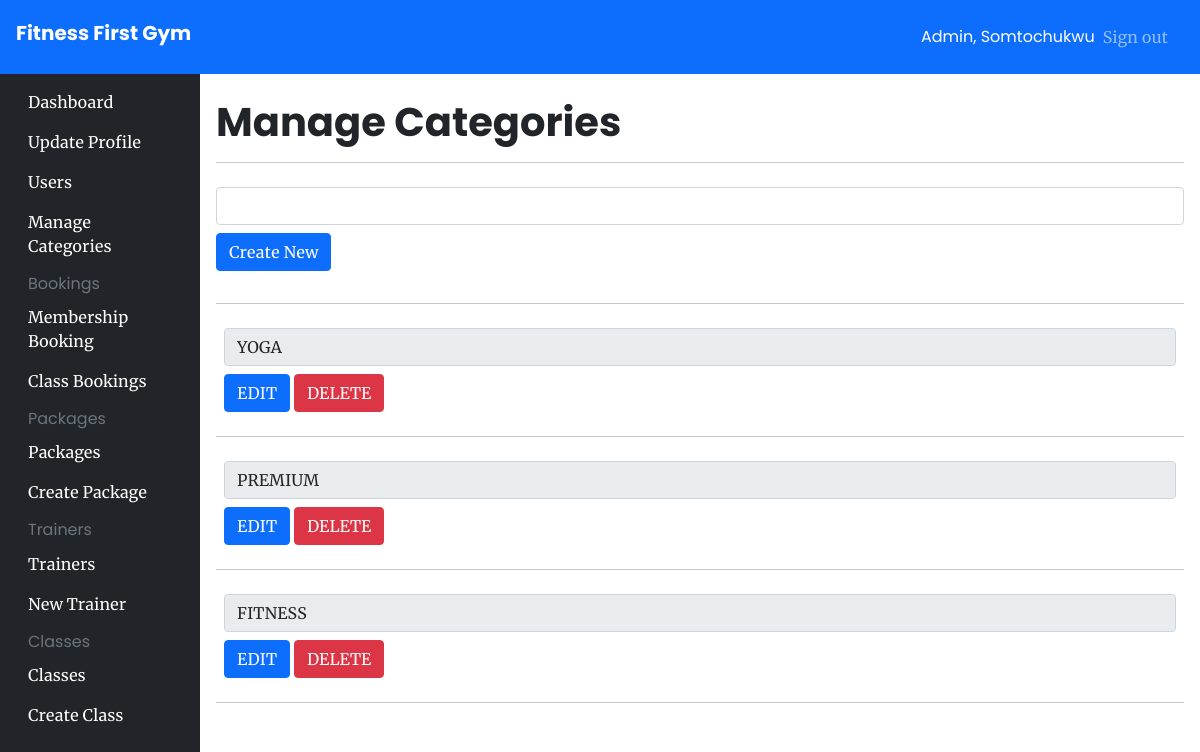
Page /admin/categories (signed in) on the committed database.
### app/models/__init__.py (models this page shows, shortened)
class User(UserMixin, db.Model):
    id = db.Column(db.Integer, primary_key=True)
    firstname = db.Column(db.String(200), nullable=False)
    lastname = db.Column(db.String(200), nullable=True)
    email = db.Column(db.String(100), nullable=False, unique=True)
    password = db.Column(db.String(200), nullable=False)
    isAdmin = db.Column(db.Boolean(), default=False)
    createdAt = db.Column(db.DateTime, default=datetime.utcnow)
    payment_details = db.relationship('PaymentDetails', uselist=False, back_populates='user')
    membership = db.relation('Membership', uselist=False, back_populates='user')

### app/models/Package.py (models this page shows)
class Category(db.Model):
    id = db.Column(db.Integer, primary_key=True)
    name = db.Column(db.String(50), unique=True)

### app/admin_views.py (the view)
@app.route('/admin/categories', methods=['GET'])
@login_required
@authorize_request
def manage_categories():
   categories = Category.query.all()
   return render_template('pages/admin/category.html', categories=categories)

### app/admin_views.py (called while the page is built)
def authorize_request(view_func):
   @wraps(view_func)
   def wrapped_view(*args, **kwargs):
      try:
         if current_user.isAdmin:
               return view_func(*args, **kwargs)
         else:
            flash('Unauthorized')
            return redirect('/')
      except Exception as error:
         return render_template('pages/error/500.html', error=error)
   return wrapped_view

### app/models/__init__.py (called while the page is built)
@login_manager.user_loader
def load_user(id):
    return User.query.get(id)

### app/templates/pages/admin/category.html (shortened to what this page needs)
{% extends "components/admin_base.html" %}  {% block content %}
<h1 class="my-2">Manage Categories</h1>
<hr />
<form action="/admin/category/new" method="post" class="my-4">
    <div class="form-group">
        <input type="text" id="name" name="name" class="form-control" minlength="4" required />
    </div>
    <button class="btn btn-primary my-2">Create New</button>
</form>
<hr />
<div class="d-flex-col" container>
    {% for category in categories %}
    <form method="post" action="/admin/category/edit/{{category.id}}" class="d-flex-col justify-end rounded-4 rounded-top rounded-bottom my-2 p-2" form-cates>
        <input type="text" class="form-control" value="{{category.name}}" id="name" name="name" cate-name readonly />
        <div class="mt-2">
            <button type="button" class="btn btn-primary" edit-btn>EDIT</button>
            <a href="/admin/category/delete/{{category.id}}" class="btn btn-danger">DELETE</a>
        </div>
    </form>
    <hr>
    {% endfor %}
</div>
{% endblock %}

### app/templates/components/admin_base.html (shortened to what this page needs)
<!DOCTYPE html>
<html lang="en">
<head>
    <link rel="stylesheet" href="{{url_for('static', filename='css/bootstrap.min.css')}}" />
    <link rel="stylesheet" href="{{url_for('static', filename='css/main.css')}}" />
</head>
<body class="relative">
    <main>
        <nav class="navbar navbar-dark sticky-top bg-primary flex-md-nowrap p-3">
            <a class="navbar-brand h2 col-sm-3 col-md-2 mr-0" href="/">Fitness First Gym</a>
            <div class="navbar-nav px-3">
                <div class="nav-item text-nowrap d-flex align-items-center">
                    <span class="text-white mx-2">Admin, {{current_user.firstname}}</span>
                    <a class="nav-link" href="/auth/logout">Sign out</a>
                </div>
            </div>
        </nav>
        <div>
            <div class="container-fluid">
                <div class="row">
                    {% include "components/admin_navbar.html" %}
                    <main role="main" class="relative col-md-9 ml-sm-auto col-lg-10 p-3">
                        {% block content %} {% endblock %}
                    </main>
                </div>
            </div>
        </div>
    </main>
</body>
</html>

### app/static/css/main.css (style rules this page uses)
body { font-family: 'Merriweather'; }
h1, h2, h3, h4 , h5 , h6, .h1, .h2, .h3, .h4 , .h5 , .h6 { font-family: 'PoppinsBold'; font-weight: 500; }
span, p { font-family: 'Poppins'; }

### rows in the picture
User: firstname "Somtochukwu"
Category: name "YOGA"
Category: name "PREMIUM"
Category: name "FITNESS"
